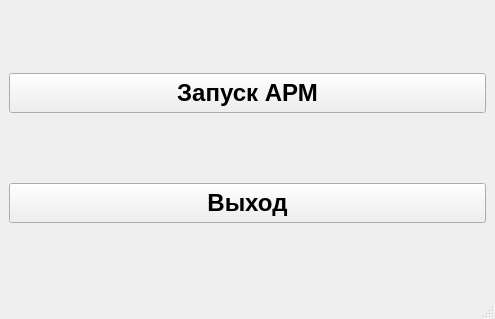
<?xml version="1.0" encoding="UTF-8"?>
<ui version="4.0">
 <class>MainWindow</class>
 <widget class="QMainWindow" name="MainWindow">
  <property name="geometry">
   <rect>
    <x>0</x>
    <y>0</y>
    <width>495</width>
    <height>319</height>
   </rect>
  </property>
  <property name="sizePolicy">
   <sizepolicy hsizetype="Preferred" vsizetype="Maximum">
    <horstretch>0</horstretch>
    <verstretch>0</verstretch>
   </sizepolicy>
  </property>
  <property name="windowTitle">
   <string>MainWindow</string>
  </property>
  <widget class="QWidget" name="centralwidget">
   <layout class="QGridLayout" name="gridLayout">
    <item row="3" column="0">
     <widget class="QPushButton" name="pushButton_exit">
      <property name="sizePolicy">
       <sizepolicy hsizetype="Minimum" vsizetype="Fixed">
        <horstretch>0</horstretch>
        <verstretch>60</verstretch>
       </sizepolicy>
      </property>
      <property name="minimumSize">
       <size>
        <width>0</width>
        <height>40</height>
       </size>
      </property>
      <property name="font">
       <font>
        <pointsize>18</pointsize>
        <weight>75</weight>
        <bold>true</bold>
       </font>
      </property>
      <property name="text">
       <string>Выход</string>
      </property>
     </widget>
    </item>
    <item row="2" column="0">
     <widget class="QPushButton" name="pushButton_2">
      <property name="sizePolicy">
       <sizepolicy hsizetype="Minimum" vsizetype="Fixed">
        <horstretch>0</horstretch>
        <verstretch>30</verstretch>
       </sizepolicy>
      </property>
      <property name="minimumSize">
       <size>
        <width>0</width>
        <height>40</height>
       </size>
      </property>
      <property name="font">
       <font>
        <pointsize>18</pointsize>
        <weight>75</weight>
        <bold>true</bold>
       </font>
      </property>
      <property name="text">
       <string>Запуск АРМ</string>
      </property>
     </widget>
    </item>
   </layout>
  </widget>
  <widget class="QMenuBar" name="menubar">
   <property name="geometry">
    <rect>
     <x>0</x>
     <y>0</y>
     <width>495</width>
     <height>21</height>
    </rect>
   </property>
  </widget>
  <widget class="QStatusBar" name="statusbar"/>
 </widget>
 <resources/>
 <connections/>
</ui>
